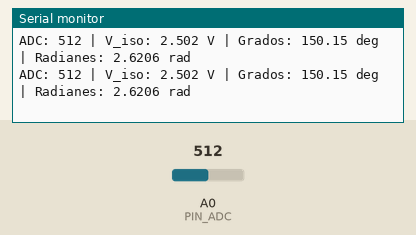
A sketch run on a simulated Arduino Uno, built with avr-gcc and run on an emulated ATmega328P. On the bench: the last lines printed to the serial monitor. The test bench sets the inputs (shaded band); at power-on: A0 (PIN_ADC) = 512.

Above: at 1.2 s.
1.3 s: A0 (PIN_ADC) set to 348
At 1.74 s:
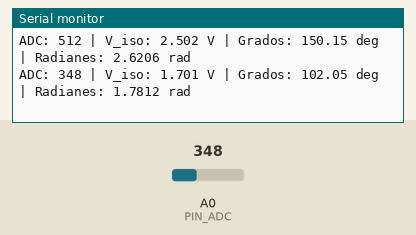
4.3 s: A0 (PIN_ADC) set to 329
At 4.5 s:
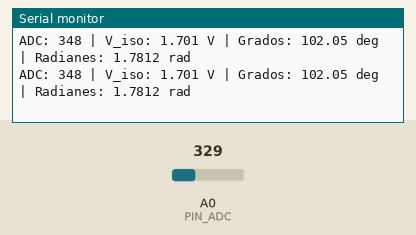
Timing chart, 0 to 7.3 s (numbered marks = the images above; inputs shaded):
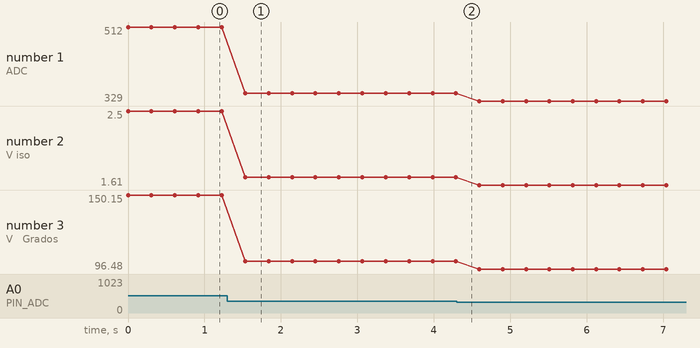

The sketch:

angular-potentiometer.ino
```cpp
// === Librerias ===
#include <math.h> // Libreria Matematica

// === Constantes ===
const int   PIN_ADC   = A0;		// Pin analogico donde llega V_iso
const int   ADC_MAX   = 1023;	// Resolucion del ADC: 10 bits (0 a 1023)
const float THETA_MAX = 300.0; 	// Recorrido maximo del potenciómetro en grados

// === Variables ===
int   valorADC = 0;		// Valor crudo leído del ADC (0 a 1023)
float voltaje  = 0.0; 	// Tension V_iso calculada en voltios
float anguloDeg = 0.0; 	// Angulo calculado en grados
float anguloRad = 0.0; 	// Angulo calculado en radianes

// =================

void setup() {
  Serial.begin(9600); // Iniciar comunicacion serial a 9600
}

// =================

void loop() {

  // 1. Leer valor ADC (0 a 1023)
  valorADC = analogRead(PIN_ADC);

  // 2. Calcular V_iso
  voltaje = (valorADC / (float)ADC_MAX) * 5.0;

  // 3. Convertir a grados
  anguloDeg = (valorADC / (float)ADC_MAX) * THETA_MAX;

  // 4. Convertir grados a radianes
  anguloRad = anguloDeg * (M_PI / 180.0);

  // 5. Imprimir resultados
  Serial.print("ADC: ");
  Serial.print(valorADC);
  Serial.print(" | V_iso: ");
  Serial.print(voltaje, 3);
  Serial.print(" V | Grados: ");
  Serial.print(anguloDeg, 2);
  Serial.print(" deg | Radianes: ");
  Serial.print(anguloRad, 4);
  Serial.println(" rad");

  delay(300);
}

// =================
```

Measured:
- after the input at 1.3 s, the serial monitor: prints a new line after 0.23 s (image 1)
- plotted number 1: 512 → 348 after the input at 1.3 s, 348 → 329 after the input at 4.3 s
- plotted number 2: 2.5 → 1.7 after the input at 1.3 s, 1.7 → 1.61 after the input at 4.3 s
- plotted number 3: 150.15 → 102.05 after the input at 1.3 s, 102.05 → 96.48 after the input at 4.3 s
